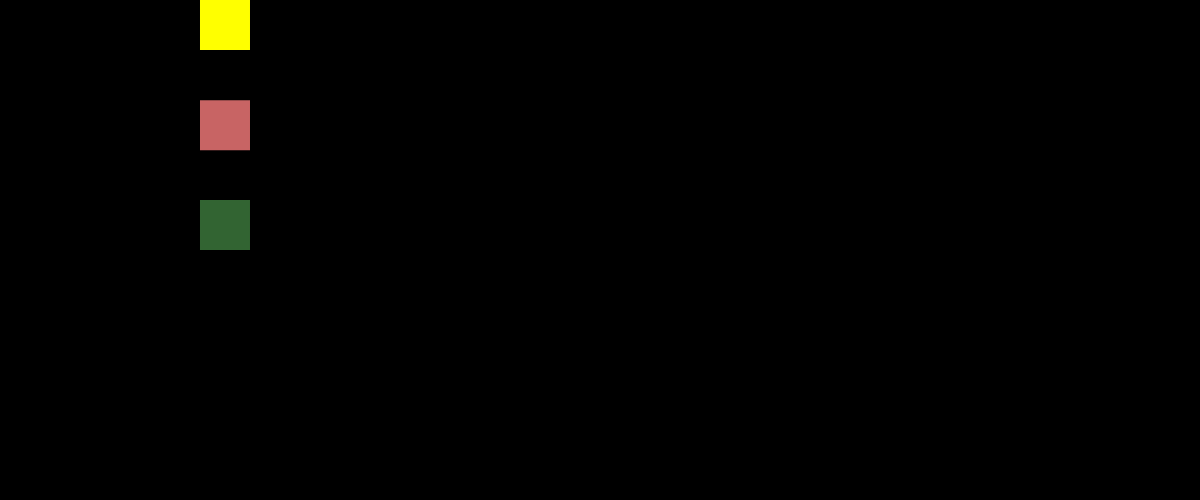
Frame 1 (no input)
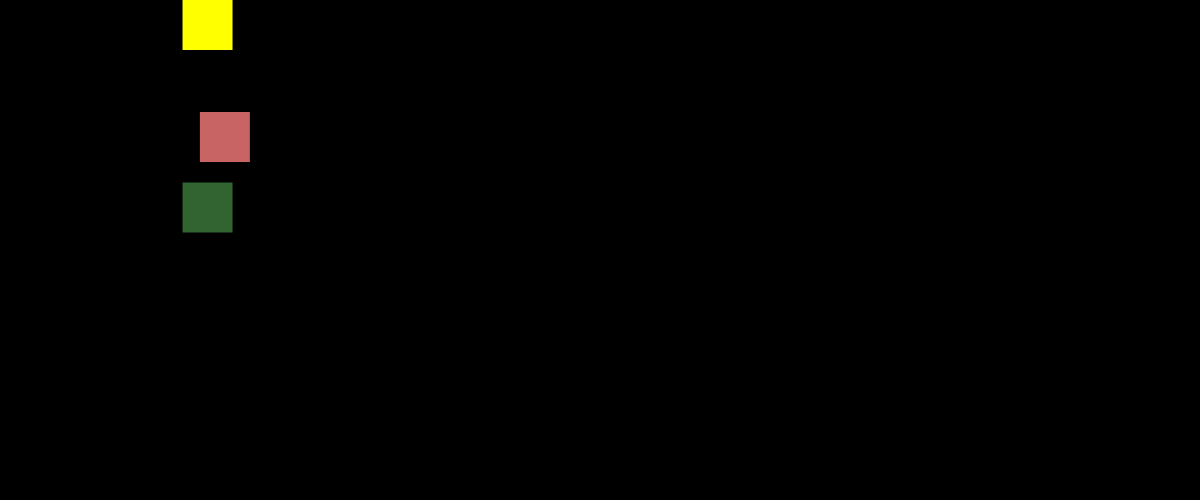
Frame 60 (no input)
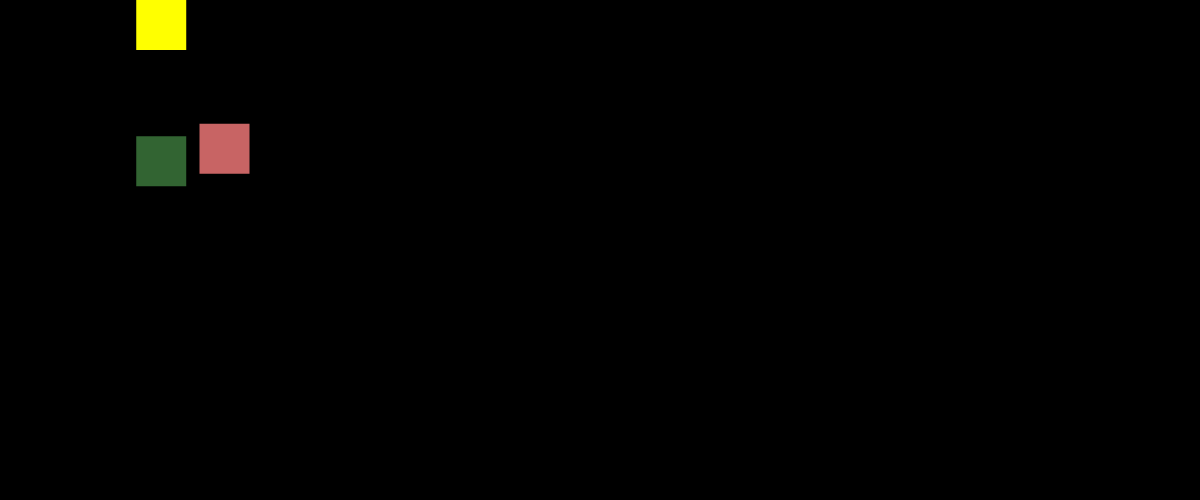
Frame 120 (the mouse pressed at the canvas centre since frame 60)

The p5.js sketch that drew these frames (run headless with seeded random() and noise() and a simulated clock; from frame 60 on, the mouse is pressed at the canvas centre):

// p5.js sketch
// ── sketch.js
function setup(){
   createCanvas(windowWidth, windowHeight/2);
   background(0);
   
 }
 function draw() {
     background(0);
     noStroke(); 
   
     // rect(frameCount%100 * 2, 0, 50, 50);
   
     // rect(mouseX, 0, 50, 50);
     
     //yellow
     fill("yellow");
     rect(100 + 100 * Math.cos(frameCount / 100), 0, 50, 50);
     
     // green
     fill(50, 100, 50);
   
     let x1 = 100 + 100 * Math.cos(frameCount / 100);
     rect(x1, x1, 50, 50);
     
     // pink 
     fill(200, 100, 100);
   
     let x = 100+100 * Math.cos(frameCount / width);
     let y = 100+100 * Math.sin(frameCount / height);
     rect(x, y, 50, 50);
   
  }
 
